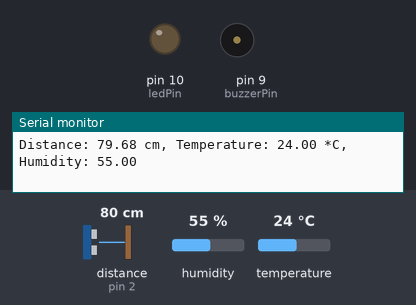
The sketch below on a simulated Arduino Uno, built with avr-gcc and run on an emulated ATmega328P. Shown: output pins drawn as LEDs (lit = HIGH), buzzer (waves = sounding), the last lines printed to the serial monitor. Wiring (inferred from the names in the program): ultrasonic range finder: trigger pin 3; echo pin 2. The test bench sets the inputs (shaded band); at power-on: distance to the obstacle (sensor on pin 2) 80 cm, humidity 55 %, temperature 24 °C. The echo pulse lasts 58.3 µs per cm; pins used as bus, display or sensor lines are not drawn.

Above: at 1.2 s.
1.3 s: distance to the obstacle (sensor on pin 2) set to 12 cm
4.0 s: distance to the obstacle (sensor on pin 2) set to 9 cm
At 4.6 s:
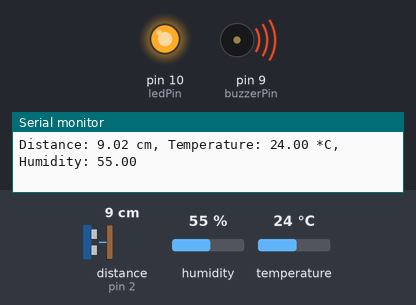
6.7 s: distance to the obstacle (sensor on pin 2) set to 18 cm
At 9.3 s:
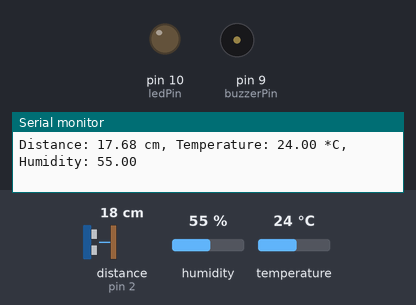
9.6 s: distance to the obstacle (sensor on pin 2) set to 2 cm
At 10.7 s:
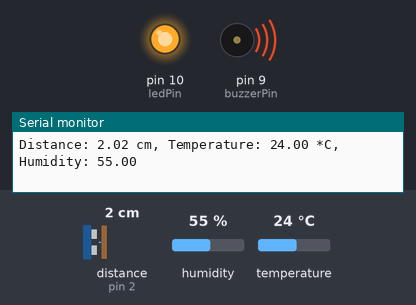
Timing chart, 0 to 12.6 s (numbered marks = the images above; inputs shaded):
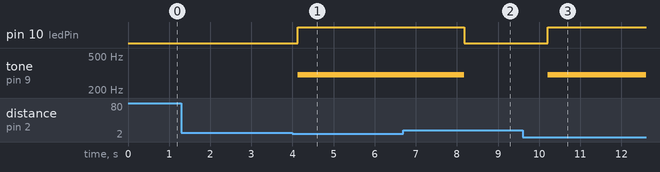

Measured:
- the behaviour switches between 11 and 10 cm on distance to the obstacle (sensor on pin 2) (found by bisection; images 0 and 1)
- after the input at 4.0 s, pin 10 (ledPin): LOW → HIGH after 0.13 s; tone on pin 9 (buzzerPin): silent → 300 Hz after 0.13 s
- after the input at 6.7 s, pin 10 (ledPin): HIGH → LOW after 1.5 s; tone on pin 9 (buzzerPin): 300 Hz → silent after 1.5 s
- after the input at 9.6 s, pin 10 (ledPin): LOW → HIGH after 0.61 s; tone on pin 9 (buzzerPin): silent → 300 Hz after 0.61 s

The sketch:

smwsA.ino
```cpp
#include <DHT.h>

// Define the pins for the ultrasonic sensor, LED, and buzzer
#define trigPin 3
#define echoPin 2
#define ledPin 10 // Built-in LED on Arduino Uno
#define buzzerPin 9

// Define the DHT11 sensor pin and type
#define DHTPIN 6
#define DHTTYPE DHT11

// Create a DHT object
DHT dht(DHTPIN, DHTTYPE);

// Define the threshold distance (in centimeters)
const int binThreshold = 10;

void setup() {
  // Initialize serial communication
  Serial.begin(9600);

  // Define pin modes
  pinMode(trigPin, OUTPUT);
  pinMode(echoPin, INPUT);
  pinMode(ledPin, OUTPUT);
  pinMode(buzzerPin, OUTPUT);

  // Initialize the DHT sensor
  dht.begin();

  // Give the sensors some time to settle
  delay(50);
}

void loop() {
  // Send a pulse to the trigger pin
  digitalWrite(trigPin, LOW);
  delayMicroseconds(2);
  digitalWrite(trigPin, HIGH);
  delayMicroseconds(10);
  digitalWrite(trigPin, LOW);

  // Measure the duration of the pulse on the echo pin
  long duration = pulseIn(echoPin, HIGH);

  // Convert the duration into distance
  // Speed of sound in air = 343 m/s = 0.0343 cm/µs
  // Distance = (duration * speed of sound) / 2
  float distance_cm = (duration * 0.0343) / 2.0;

  // Read temperature and humidity from DHT11
  float humidity = dht.readHumidity();
  float temperature = dht.readTemperature();

  // Check if any readings failed and exit early (to try again)
  if (isnan(humidity) || isnan(temperature)) {
    Serial.println("Failed to read from DHT sensor!");
    return;
  }

  // Print all the data to the serial monitor
  Serial.print("Distance: ");
  Serial.print(distance_cm);
  Serial.print(" cm, ");
  Serial.print("Temperature: ");
  Serial.print(temperature);
  Serial.print(" *C, ");
  Serial.print("Humidity: ");
  Serial.println(humidity);

  // Check if the distance is below the threshold
  if (distance_cm <= binThreshold) {
    // Turn on the LED
    digitalWrite(ledPin, HIGH);
    // Activate the buzzer
    tone(buzzerPin, 300);
  } else {
    // Turn off the LED and buzzer
    digitalWrite(ledPin, LOW);
    noTone(buzzerPin);
  }

  // Delay before taking the next measurement
  delay(2000);
}
```
